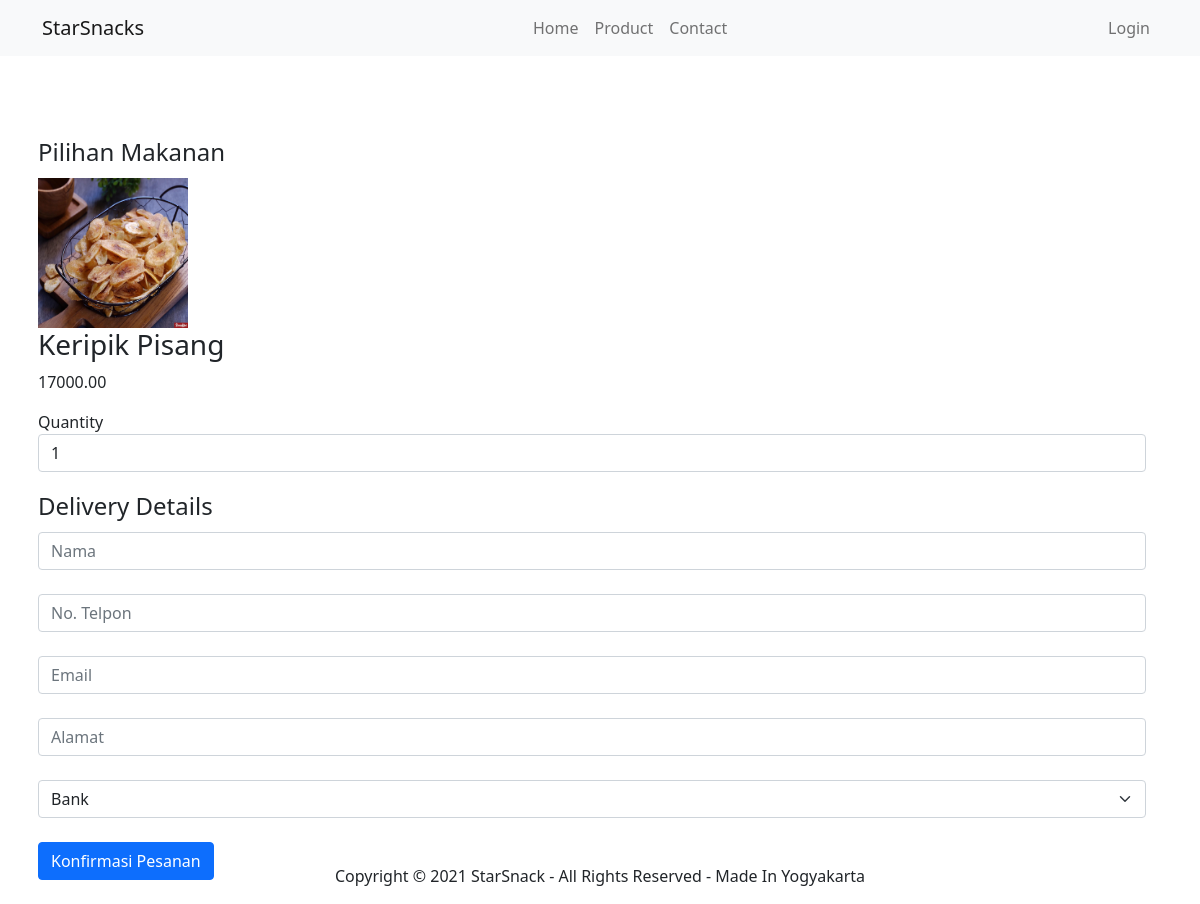
The page /order.php?food_id=1 on the database its author committed.
### tables this page shows
CREATE TABLE `tbl_food` (
  `id` int(10) UNSIGNED NOT NULL,
  `title` varchar(100) NOT NULL,
  `description` text NOT NULL,
  `price` decimal(10,2) NOT NULL,
  `image_name` varchar(255) NOT NULL,
  `category_id` int(10) UNSIGNED NOT NULL,
  `featured` varchar(10) NOT NULL,
  `active` varchar(10) NOT NULL
);

### order.php (the view, shortened to what this page needs)
<?php
    include("partial/header.php");
    include("env.php");
    include("partial/menu.php");
    $food_id = $_GET['food_id'];
    $sql = "SELECT * FROM tbl_food WHERE id=$food_id";
    $res = mysqli_query($con, $sql);
    $row = mysqli_fetch_assoc($res);
    $title = $row['title'];
    $price = $row['price'];
    $image_name=$row['image_name'];
?>
<section class="food-search">
        <div class="container">
            <div class="row">
            <h2 class="text-center text-white">Selesaikan Pesananmu</h2>
<form action="" method="POST" class="row g-3">
    <fieldset>
        <legend>Pilihan Makanan</legend>
        <div class="food-menu-img">
            <?php
                if($image_name=="")
                {
                    echo "<div class='error'>Image not Available.</div>";
                }
                else
                {
                    ?>
                    <img src="img/assets/<?php echo $image_name; ?>" style="height: 150px;width:150px" alt="Chicke Hawain Pizza" class="img-responsive img-curve">
                    <?php
                }
            ?>
        </div>
        <div class="food-menu-desc">
            <h3><?php echo $title; ?></h3>
            <p class="food-price"><?php echo $price; ?></p>
            <div class="order-label">Quantity</div>
            <input type="number" name="qty" class="form-control" value="1" required>
        </div>
    </fieldset>
    <fieldset>
        <legend>Delivery Details</legend>
        <div class="form-outline mb-4">
            <input type="text" name="full-name" id="full-name" placeholder="Nama" class="form-control" required>
        </div>
        <div class="form-outline mb-4">
            <input type="tel" name="contact" id="contact" placeholder="No. Telpon" class="form-control" required>
        </div>
        <div class="form-outline mb-4">
            <input type="text" name="email" id="email" placeholder="Email" class="form-control" />
        </div>
        <div class="form-outline mb-4">
            <input type="text" name="address" id="address" placeholder="Alamat" class="form-control" />
        </div>
        <select class="form-select" name="bank" id="bank" aria-label="Default select example">
            <option selected>Bank</option>
        </select>
        <br>
        <button type="submit" name="submit" value="Konfirmasi Pesanan" class="btn btn-primary btn-block mb-4">Konfirmasi Pesanan</button>
    </fieldset>
</form>
            </div>
        </div>
</section>
<?php include("partial/footer.php")?>

### rows shown on the page
tbl_food: image_name (picture), title "Keripik Pisang", price "17000.00"
